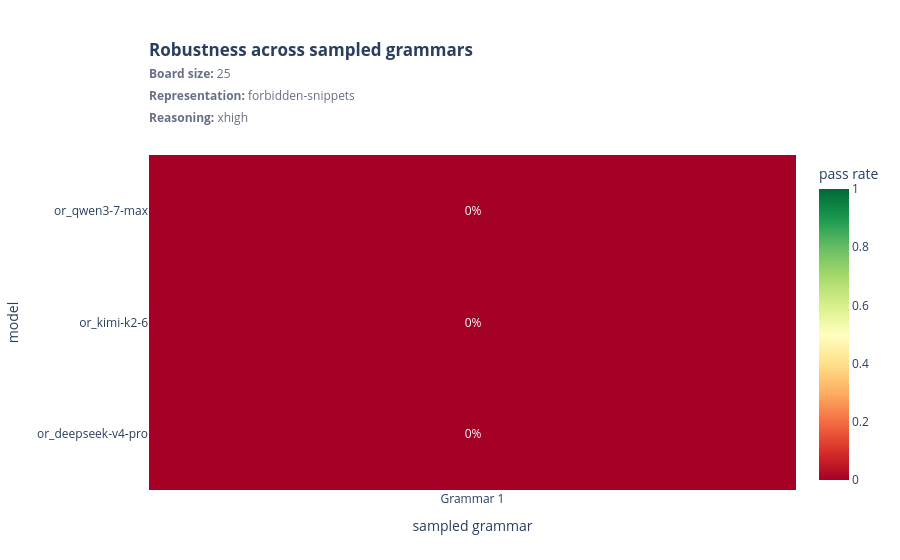
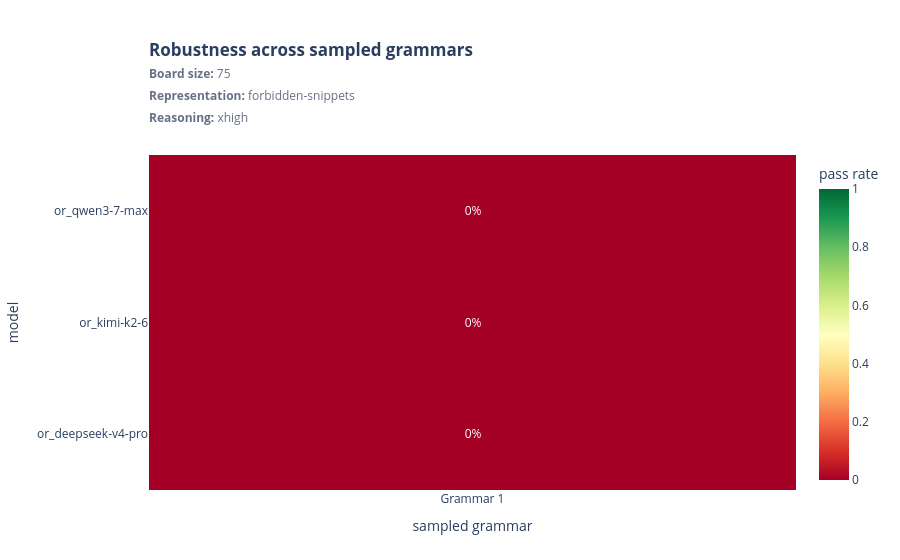
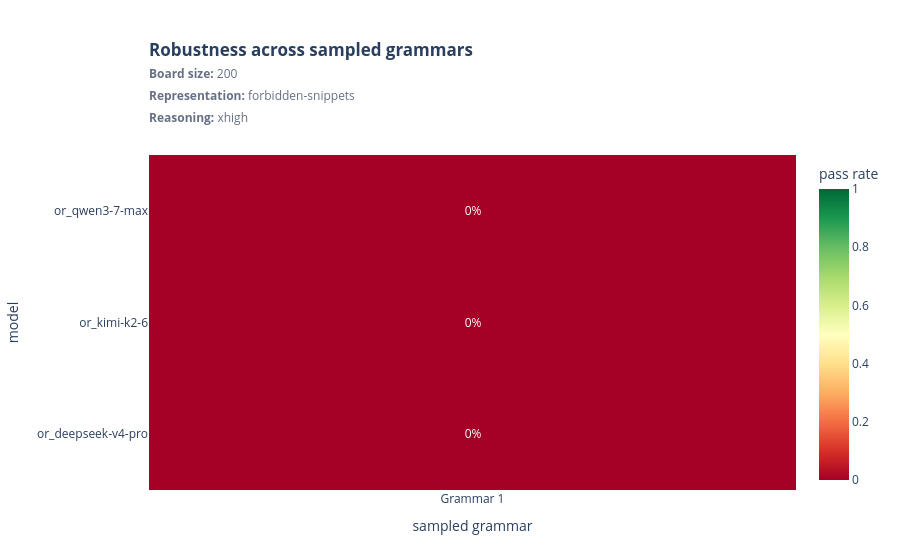
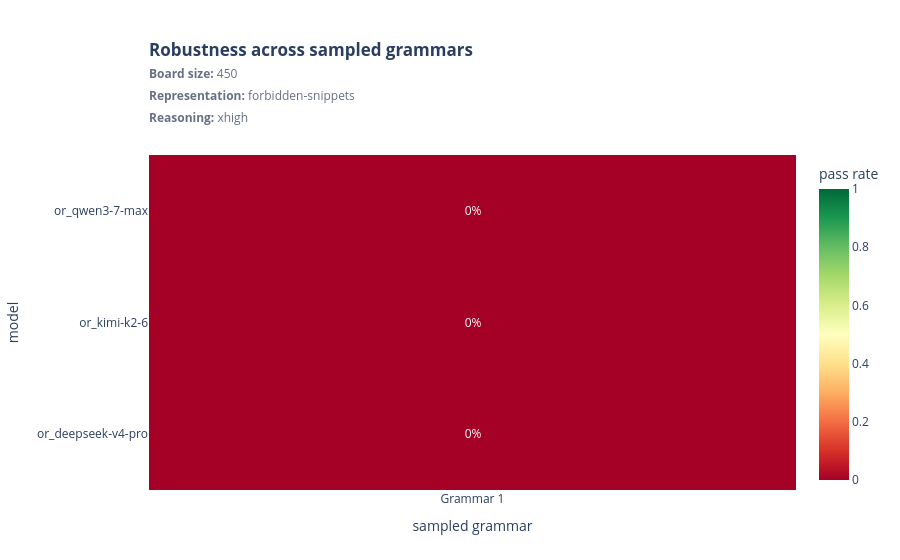

The cell these charts' notebook holds for them, in order:
### Markdown cell above
## Success rate across sampled grammars

### Code cell
for figure in plot_grammar_pass_rates(aggregate):
    display(figure)

### Figure 1 — Plotly figure (JSON) as saved in the notebook; plotly's stock layout.template omitted (floating-point values rounded to 4 significant figures)
{"data": [{"colorbar": {"title": {"text": "pass rate"}}, "colorscale": [[0, "rgb(165,0,38)"], [0.1, "rgb(215,48,39)"], [0.2, "rgb(244,109,67)"], [0.3, "rgb(253,174,97)"], [0.4, "rgb(254,224,139)"], [0.5, "rgb(255,255,191)"], [0.6, "rgb(217,239,139)"], [0.7, "rgb(166,217,106)"], [0.8, "rgb(102,189,99)"], [0.9, "rgb(26,152,80)"], [1, "rgb(0,104,55)"]], "customdata": [["r00"], ["r00"], ["r00"]], "hovertemplate": "model=%{y}<br>grammar=%{x}<br>sample=%{customdata}<br>pass=%{z:.1%}<extra></extra>", "text": [["0%"], ["0%"], ["0%"]], "texttemplate": "%{text}", "type": "heatmap", "x": ["Grammar 1"], "y": ["or_deepseek-v4-pro", "or_kimi-k2-6", "or_qwen3-7-max"], "z": [[0], [0], [0]], "zmax": 1, "zmin": 0}], "layout": {"legend": {"title": {"text": ""}}, "margin": {"b": 70, "l": 70, "r": 30, "t": 155}, "title": {"text": "<b>Robustness across sampled grammars</b><br><span style='font-size:12px;color:#667085'><b>Board size:</b> 25<br><b>Representation:</b> forbidden-snippets<br><b>Reasoning:</b> xhigh</span>", "x": 0, "xanchor": "left", "xref": "paper", "y": 0.9, "yanchor": "top"}, "xaxis": {"title": {"text": "sampled grammar"}}, "yaxis": {"title": {"text": "model"}}}}

### Figure 2 — Plotly figure (JSON) as saved in the notebook; plotly's stock layout.template omitted (floating-point values rounded to 4 significant figures)
{"data": [{"colorbar": {"title": {"text": "pass rate"}}, "colorscale": [[0, "rgb(165,0,38)"], [0.1, "rgb(215,48,39)"], [0.2, "rgb(244,109,67)"], [0.3, "rgb(253,174,97)"], [0.4, "rgb(254,224,139)"], [0.5, "rgb(255,255,191)"], [0.6, "rgb(217,239,139)"], [0.7, "rgb(166,217,106)"], [0.8, "rgb(102,189,99)"], [0.9, "rgb(26,152,80)"], [1, "rgb(0,104,55)"]], "customdata": [["r00"], ["r00"], ["r00"]], "hovertemplate": "model=%{y}<br>grammar=%{x}<br>sample=%{customdata}<br>pass=%{z:.1%}<extra></extra>", "text": [["0%"], ["0%"], ["0%"]], "texttemplate": "%{text}", "type": "heatmap", "x": ["Grammar 1"], "y": ["or_deepseek-v4-pro", "or_kimi-k2-6", "or_qwen3-7-max"], "z": [[0], [0], [0]], "zmax": 1, "zmin": 0}], "layout": {"legend": {"title": {"text": ""}}, "margin": {"b": 70, "l": 70, "r": 30, "t": 155}, "title": {"text": "<b>Robustness across sampled grammars</b><br><span style='font-size:12px;color:#667085'><b>Board size:</b> 75<br><b>Representation:</b> forbidden-snippets<br><b>Reasoning:</b> xhigh</span>", "x": 0, "xanchor": "left", "xref": "paper", "y": 0.9, "yanchor": "top"}, "xaxis": {"title": {"text": "sampled grammar"}}, "yaxis": {"title": {"text": "model"}}}}

### Figure 3 — Plotly figure (JSON) as saved in the notebook; plotly's stock layout.template omitted (floating-point values rounded to 4 significant figures)
{"data": [{"colorbar": {"title": {"text": "pass rate"}}, "colorscale": [[0, "rgb(165,0,38)"], [0.1, "rgb(215,48,39)"], [0.2, "rgb(244,109,67)"], [0.3, "rgb(253,174,97)"], [0.4, "rgb(254,224,139)"], [0.5, "rgb(255,255,191)"], [0.6, "rgb(217,239,139)"], [0.7, "rgb(166,217,106)"], [0.8, "rgb(102,189,99)"], [0.9, "rgb(26,152,80)"], [1, "rgb(0,104,55)"]], "customdata": [["r00"], ["r00"], ["r00"]], "hovertemplate": "model=%{y}<br>grammar=%{x}<br>sample=%{customdata}<br>pass=%{z:.1%}<extra></extra>", "text": [["0%"], ["0%"], ["0%"]], "texttemplate": "%{text}", "type": "heatmap", "x": ["Grammar 1"], "y": ["or_deepseek-v4-pro", "or_kimi-k2-6", "or_qwen3-7-max"], "z": [[0], [0], [0]], "zmax": 1, "zmin": 0}], "layout": {"legend": {"title": {"text": ""}}, "margin": {"b": 70, "l": 70, "r": 30, "t": 155}, "title": {"text": "<b>Robustness across sampled grammars</b><br><span style='font-size:12px;color:#667085'><b>Board size:</b> 200<br><b>Representation:</b> forbidden-snippets<br><b>Reasoning:</b> xhigh</span>", "x": 0, "xanchor": "left", "xref": "paper", "y": 0.9, "yanchor": "top"}, "xaxis": {"title": {"text": "sampled grammar"}}, "yaxis": {"title": {"text": "model"}}}}

### Figure 4 — Plotly figure (JSON) as saved in the notebook; plotly's stock layout.template omitted (floating-point values rounded to 4 significant figures)
{"data": [{"colorbar": {"title": {"text": "pass rate"}}, "colorscale": [[0, "rgb(165,0,38)"], [0.1, "rgb(215,48,39)"], [0.2, "rgb(244,109,67)"], [0.3, "rgb(253,174,97)"], [0.4, "rgb(254,224,139)"], [0.5, "rgb(255,255,191)"], [0.6, "rgb(217,239,139)"], [0.7, "rgb(166,217,106)"], [0.8, "rgb(102,189,99)"], [0.9, "rgb(26,152,80)"], [1, "rgb(0,104,55)"]], "customdata": [["r00"], ["r00"], ["r00"]], "hovertemplate": "model=%{y}<br>grammar=%{x}<br>sample=%{customdata}<br>pass=%{z:.1%}<extra></extra>", "text": [["0%"], ["0%"], ["0%"]], "texttemplate": "%{text}", "type": "heatmap", "x": ["Grammar 1"], "y": ["or_deepseek-v4-pro", "or_kimi-k2-6", "or_qwen3-7-max"], "z": [[0], [0], [0]], "zmax": 1, "zmin": 0}], "layout": {"legend": {"title": {"text": ""}}, "margin": {"b": 70, "l": 70, "r": 30, "t": 155}, "title": {"text": "<b>Robustness across sampled grammars</b><br><span style='font-size:12px;color:#667085'><b>Board size:</b> 450<br><b>Representation:</b> forbidden-snippets<br><b>Reasoning:</b> xhigh</span>", "x": 0, "xanchor": "left", "xref": "paper", "y": 0.9, "yanchor": "top"}, "xaxis": {"title": {"text": "sampled grammar"}}, "yaxis": {"title": {"text": "model"}}}}
